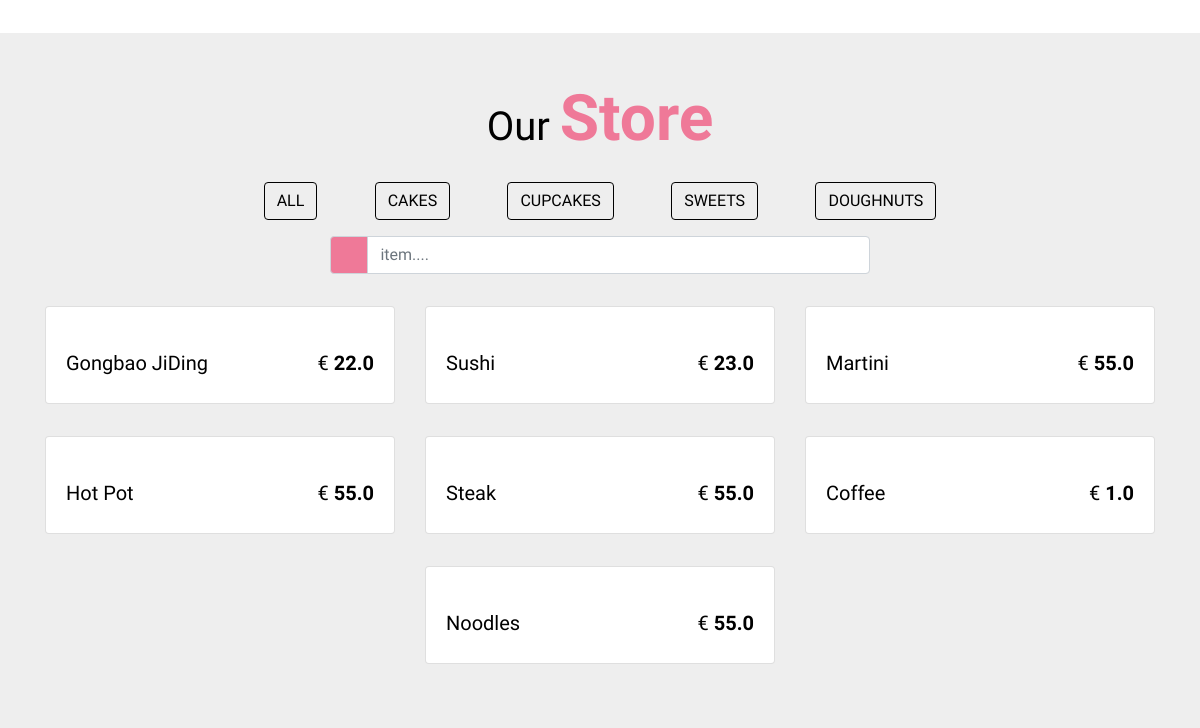
Before: /takeaway/frontviews (lower part) with the older database file.
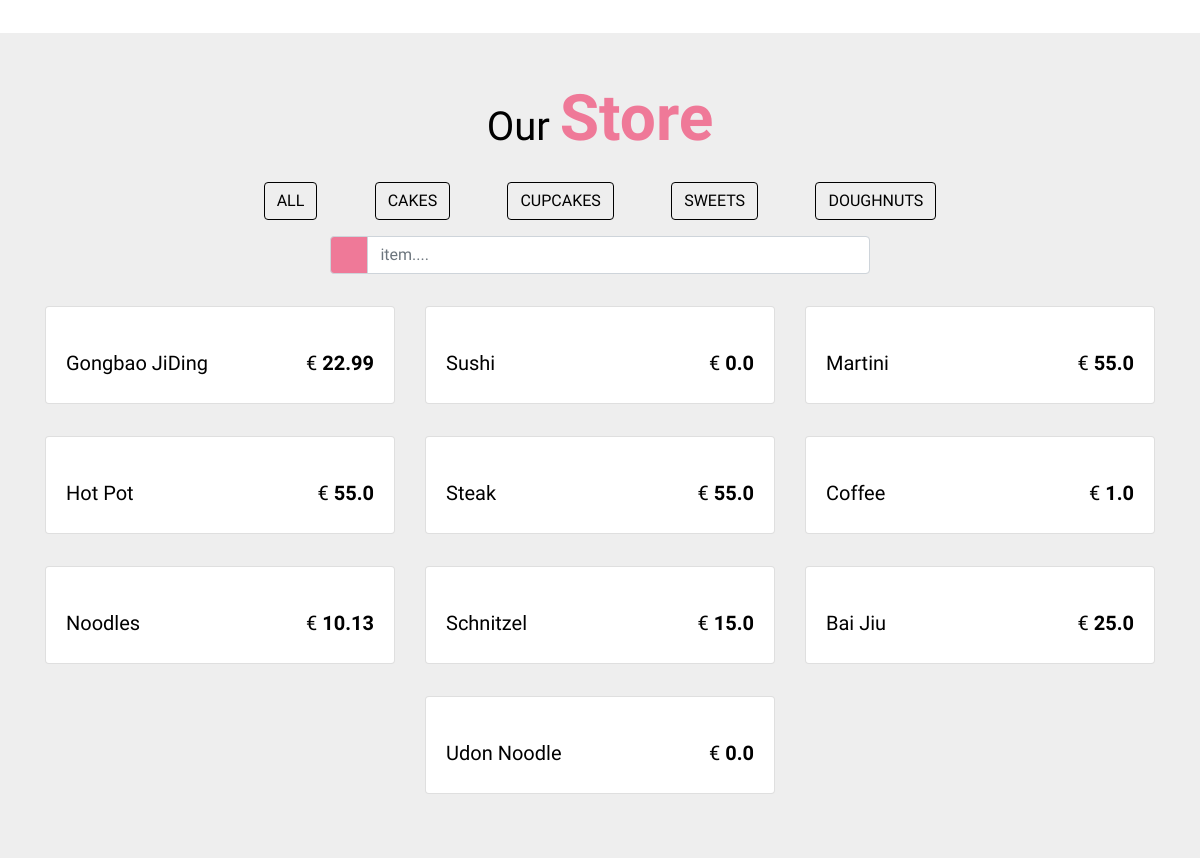
After: the same page with the newer database file.
### app/models.py (models this page shows, shortened)
class Food(db.Model):
    id = db.Column(db.Integer, primary_key=True, index=True, unique=True)
    name = db.Column(db.String(100), unique=False, nullable=False)
    category = db.Column(db.String(100), unique=False, nullable=False)
    class_name = db.Column(db.String(100))
    description = db.Column(db.String(200), unique=False, nullable=False)
    price_gross = db.Column(db.Float(2), nullable=False)
    price_net_out = db.Column(db.Float(2), nullable=False)
    price_net_in = db.Column(db.Float(2), nullable=False)
    eat_manner = db.Column(db.String(100))
    image = db.Column(db.String(100), nullable=False)
    container = db.Column(db.String(300))
    inUse = db.Column(db.Boolean, default=True)
    cn_description = db.Column(db.String(500))

### app/routes.py (the view)
@app.route("/takeaway/frontviews")
def food_frontview():
    dishes = Food.query.filter(Food.inUse == True).all()
    categories = list(set([dish.category for dish in dishes]))
    return render_template('foodfrontview.html',
                           dishes=dishes,
                           categories=categories,
                           title='Xstar Bar',
                           tel="+ 49 555555")

### app/templates/foodfrontview.html (shortened to what this page needs)
<!DOCTYPE html>
<html lang="en">
<head>
  <link rel="stylesheet" href="{{ url_for('static', filename='css/bootstrap.min.css') }}">
  <link rel="stylesheet" href="{{ url_for('static', filename='front_end_css/style.css') }}">
  <link rel="stylesheet" href="{{ url_for('static', filename='fontawesome-free/css/all.css') }}">
</head>
<body>
  <section class="about py-5" id="about">
  </section>
  <section id="store" class="store py-5">
    <div class="container">
      <div class="row">
        <div class="col-10 mx-auto col-sm-6 text-center">
          <h1 class="text-capitalize">our <strong class="banner-title ">store</strong></h1>
        </div>
      </div>
      <div class="row">
        <div class=" col-lg-8 mx-auto d-flex justify-content-around my-2 sortBtn flex-wrap">
          <a href="#" class="btn btn-outline-secondary btn-black text-uppercase filter-btn m-2" data-filter="all"> all</a>
          <a href="#" class="btn btn-outline-secondary btn-black text-uppercase filter-btn m-2" data-filter="cakes">cakes</a>
          <a href="#" class="btn btn-outline-secondary btn-black text-uppercase filter-btn m-2" data-filter="cupcakes">cupcakes</a>
          <a href="#" class="btn btn-outline-secondary btn-black text-uppercase filter-btn m-2" data-filter="sweets">sweets</a>
          <a href="#" class="btn btn-outline-secondary btn-black text-uppercase filter-btn m-2" data-filter="doughnuts">doughnuts</a>
        </div>
      </div>
      <div class="row">
        <div class="col-10 mx-auto col-md-6">
          <form>
            <div class="input-group mb-3">
              <div class="input-group-prepend ">
                <span class="input-group-text search-box" id="search-icon"><i class="fas fa-search"></i></span>
              </div>
              <input type="text" class="form-control" placeholder='item....' id="search-item">
            </div>
          </form>
        </div>
      </div>
      <div class="row" class="store-items" id="store-items">
        {% for dish in dishes %}
        <div class="col-10 col-sm-6 col-lg-4 mx-auto my-3 store-item sweets" data-item="sweets" id={{ dish.id }}>
          <div class="card ">
            <div class="img-container">
            </div>
            <div class="card-body">
              <div class="card-text d-flex justify-content-between text-capitalize">
                <h5 id="store-item-name">{{ dish.name }}</h5>
                <h5 class="store-item-value">€ <strong id="store-item-price" class="font-weight-bold">{{ dish.price_gross  }}</strong></h5>
              </div>
            </div>
          </div>
        </div>
        {% endfor %}
      </div>
  </section>
</body>
</html>

Changed rows visible on the page:
changed Food "Gongbao JiDing": price_gross "22.0" → "22.99"
changed Food "Sushi": price_gross "23.0" → "0.0"
changed Food "Noodles": price_gross "55.0" → "10.13"
added Food: name "Schnitzel", price_gross "15.0"
added Food: name "Bai Jiu", price_gross "25.0"
added Food: name "Udon Noodle", price_gross "0.0"
